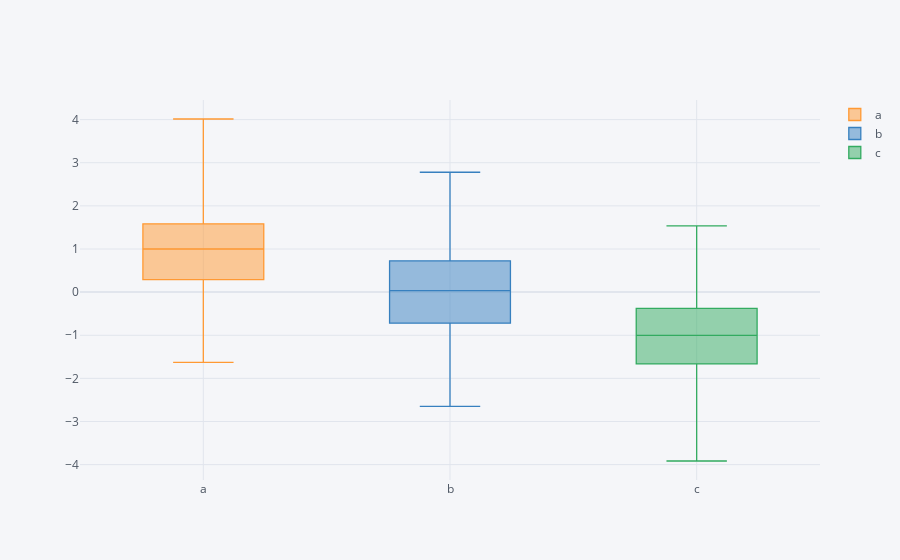

The notebook cell saved with this chart:
### Code cell
fig = df.iplot(asFigure=True, kind="box")
pyo.plot(fig,filename='boxplot.html')
fig.show()

### Figure 1 — Plotly figure (JSON) as saved in the notebook; plotly's stock layout.template omitted (floating-point values rounded to 4 significant figures; data arrays with more than 128 entries replaced by an {"elided": "..."} marker saying what was removed)
{"data": [{"boxpoints": false, "line": {"width": 1.3}, "marker": {"color": "rgba(255, 153, 51, 1.0)"}, "name": "a", "orientation": "v", "type": "box", "y": {"elided": "500 float values"}}, {"boxpoints": false, "line": {"width": 1.3}, "marker": {"color": "rgba(55, 128, 191, 1.0)"}, "name": "b", "orientation": "v", "type": "box", "y": {"elided": "500 float values"}}, {"boxpoints": false, "line": {"width": 1.3}, "marker": {"color": "rgba(50, 171, 96, 1.0)"}, "name": "c", "orientation": "v", "type": "box", "y": {"elided": "500 float values"}}], "layout": {"legend": {"bgcolor": "#F5F6F9", "font": {"color": "#4D5663"}}, "paper_bgcolor": "#F5F6F9", "plot_bgcolor": "#F5F6F9", "title": {"font": {"color": "#4D5663"}}, "xaxis": {"gridcolor": "#E1E5ED", "showgrid": true, "tickfont": {"color": "#4D5663"}, "title": {"font": {"color": "#4D5663"}, "text": ""}, "zerolinecolor": "#E1E5ED"}, "yaxis": {"gridcolor": "#E1E5ED", "showgrid": true, "tickfont": {"color": "#4D5663"}, "title": {"font": {"color": "#4D5663"}, "text": ""}, "zerolinecolor": "#E1E5ED"}}}
